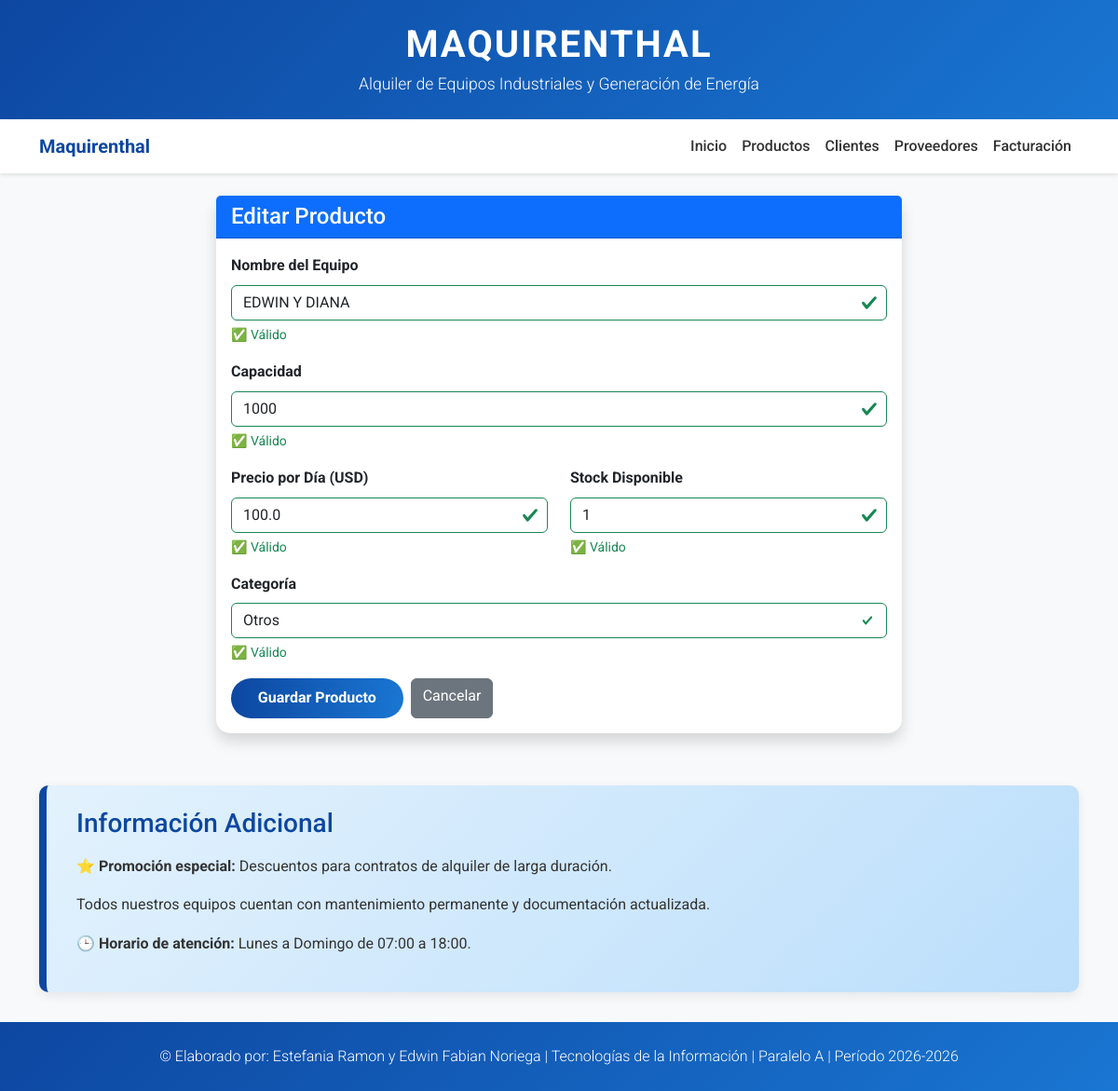
/productos/editar/3, run on an earlier commit of the app's database.
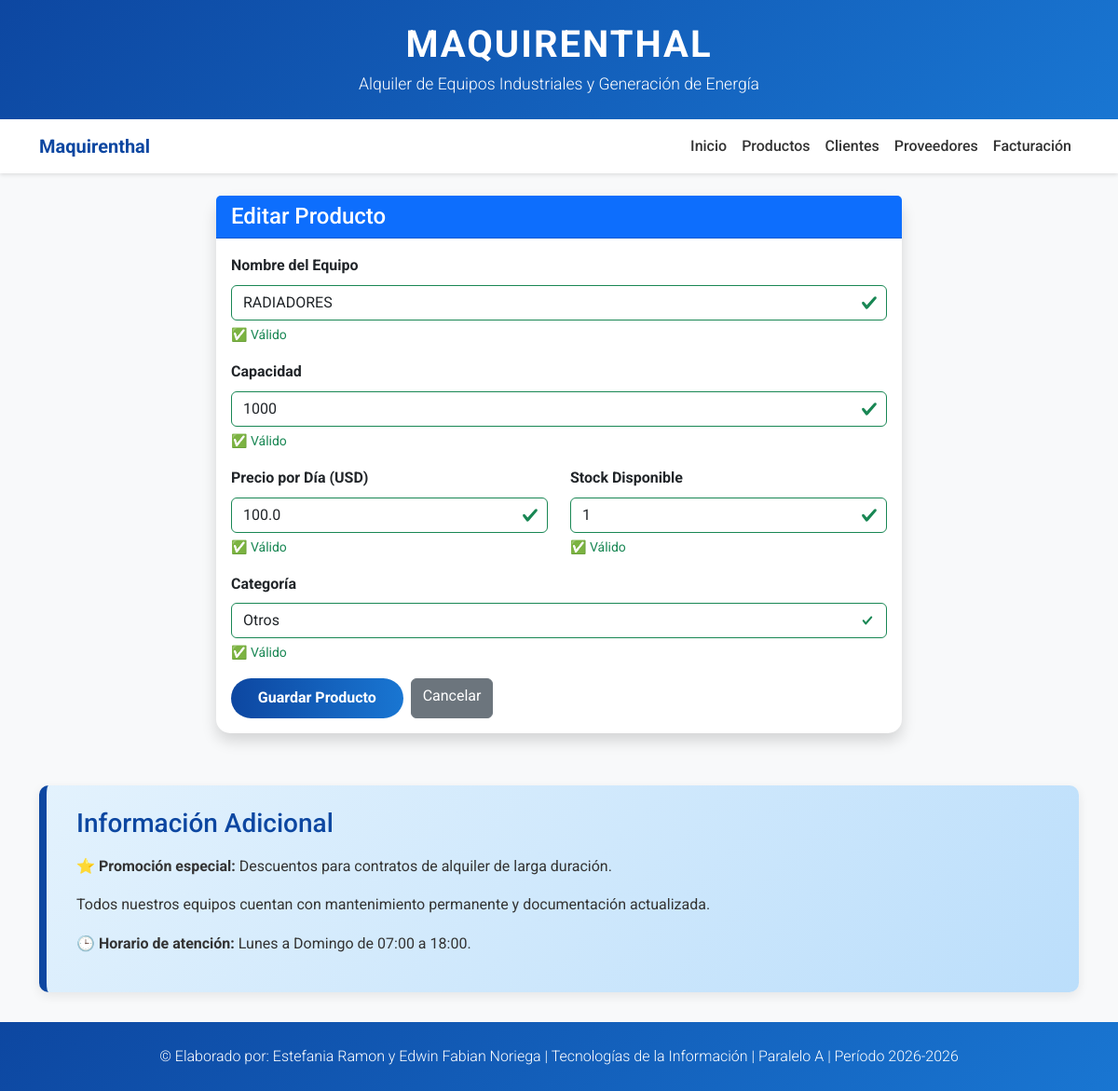
And on a later commit of the database.
### tables this page shows
CREATE TABLE productos (
            id INTEGER PRIMARY KEY AUTOINCREMENT,
            nombre TEXT NOT NULL,
            capacidad TEXT NOT NULL,
            precio REAL NOT NULL,
            stock INTEGER NOT NULL,
            categoria TEXT NOT NULL
        );

### app.py (the view, shortened to what this page needs)
@app.route('/productos/editar/<int:id>', methods=['GET', 'POST'])
def producto_editar(id):
    conn = get_db()
    cursor = conn.cursor()
    cursor.execute('SELECT * FROM productos WHERE id = ?', (id,))
    producto = cursor.fetchone()
    conn.close()
    if not producto:
        flash('❌ Producto no encontrado', 'danger')
        return redirect(url_for('productos'))
    form = ProductoForm(data=dict(producto))
    return render_template('formularios/producto_form.html',
                          form=form,
                          titulo='Editar Producto',
                          empresa=NOMBRE_EMPRESA)

### app.py (called while the page is built)
def get_db():
    os.makedirs('data', exist_ok=True)
    conn = sqlite3.connect('data/maquirenthal.db')
    conn.row_factory = sqlite3.Row
    return conn

### templates/formularios/producto_form.html (shortened to what the changed rows need)
{% extends "base.html" %}
{% block content %}
<div class="row justify-content-center">
    <div class="col-md-8">
        <div class="card shadow">
            <div class="card-body">
                <form method="POST" novalidate>
                    <div class="mb-3">
                        {{ form.nombre.label(class="form-label fw-bold") }}
                        {{ form.nombre(class="form-control" + (" is-invalid" if form.nombre.errors else " is-valid" if form.nombre.data else ""), placeholder="Ej: Generador Diésel") }}
                        {% if form.nombre.errors %}
                            <div class="invalid-feedback d-block" style="color: #dc3545;">
                                {% for error in form.nombre.errors %}
                                    <span>❌ {{ error }}</span><br>
                                {% endfor %}
                            </div>
                        {% elif form.nombre.data %}
                            <div class="valid-feedback d-block" style="color: #198754;">
                                ✅ Válido
                            </div>
                        {% else %}
                            <small class="text-muted">Mínimo 3 caracteres, solo letras y espacios</small>
                        {% endif %}
                    </div>
                    <div class="mb-3">
                        {{ form.capacidad.label(class="form-label fw-bold") }}
                        {{ form.capacidad(class="form-control" + (" is-invalid" if form.capacidad.errors else " is-valid" if form.capacidad.data else ""), placeholder="Ej: 50 kW") }}
                        {% if form.capacidad.errors %}
                            <div class="invalid-feedback d-block" style="color: #dc3545;">
                                {% for error in form.capacidad.errors %}
                                    <span>❌ {{ error }}</span><br>
                                {% endfor %}
                            </div>
                        {% elif form.capacidad.data %}
                            <div class="valid-feedback d-block" style="color: #198754;">
                                ✅ Válido
                            </div>
                        {% else %}
                            <small class="text-muted">Mínimo 2 caracteres</small>
                        {% endif %}
                    </div>
                    <div class="row">
                        <div class="col-md-6">
                            <div class="mb-3">
                                {{ form.precio.label(class="form-label fw-bold") }}
                                {{ form.precio(class="form-control" + (" is-invalid" if form.precio.errors else " is-valid" if form.precio.data else ""), placeholder="Ej: 280.00", step="0.01") }}
                                {% if form.precio.errors %}
                                    <div class="invalid-feedback d-block" style="color: #dc3545;">
                                        {% for error in form.precio.errors %}
                                            <span>❌ {{ error }}</span><br>
                                        {% endfor %}
                                    </div>
                                {% elif form.precio.data %}
                                    <div class="valid-feedback d-block" style="color: #198754;">
                                        ✅ Válido
                                    </div>
                                {% else %}
                                    <small class="text-muted">Ingrese un número mayor a 0</small>
                                {% endif %}
                            </div>
                        </div>
                        <div class="col-md-6">
                            <div class="mb-3">
                                {{ form.stock.label(class="form-label fw-bold") }}
                                {{ form.stock(class="form-control" + (" is-invalid" if form.stock.errors else " is-valid" if form.stock.data else ""), placeholder="Ej: 5") }}
                                {% if form.stock.errors %}
                                    <div class="invalid-feedback d-block" style="color: #dc3545;">
                                        {% for error in form.stock.errors %}
                                            <span>❌ {{ error }}</span><br>
                                        {% endfor %}
                                    </div>
                                {% elif form.stock.data %}
                                    <div class="valid-feedback d-block" style="color: #198754;">
                                        ✅ Válido
                                    </div>
                                {% else %}
                                    <small class="text-muted">Ingrese un número mayor o igual a 0</small>
                                {% endif %}
                            </div>
                        </div>
                    </div>
                    <div class="mb-3">
                        {{ form.categoria.label(class="form-label fw-bold") }}
                        {{ form.categoria(class="form-select" + (" is-invalid" if form.categoria.errors else " is-valid" if form.categoria.data else "")) }}
                        {% if form.categoria.errors %}
                            <div class="invalid-feedback d-block" style="color: #dc3545;">
                                {% for error in form.categoria.errors %}
                                    <span>❌ {{ error }}</span><br>
                                {% endfor %}
                            </div>
                        {% elif form.categoria.data %}
                            <div class="valid-feedback d-block" style="color: #198754;">
                                ✅ Válido
                            </div>
                        {% else %}
                            <small class="text-muted">Seleccione una categoría</small>
                        {% endif %}
                    </div>
                </form>
            </div>
        </div>
    </div>
</div>
{% endblock %}

What changed in the data, as far as the page shows it:
changed productos "Otros": nombre "EDWIN Y DIANA" → "RADIADORES"
